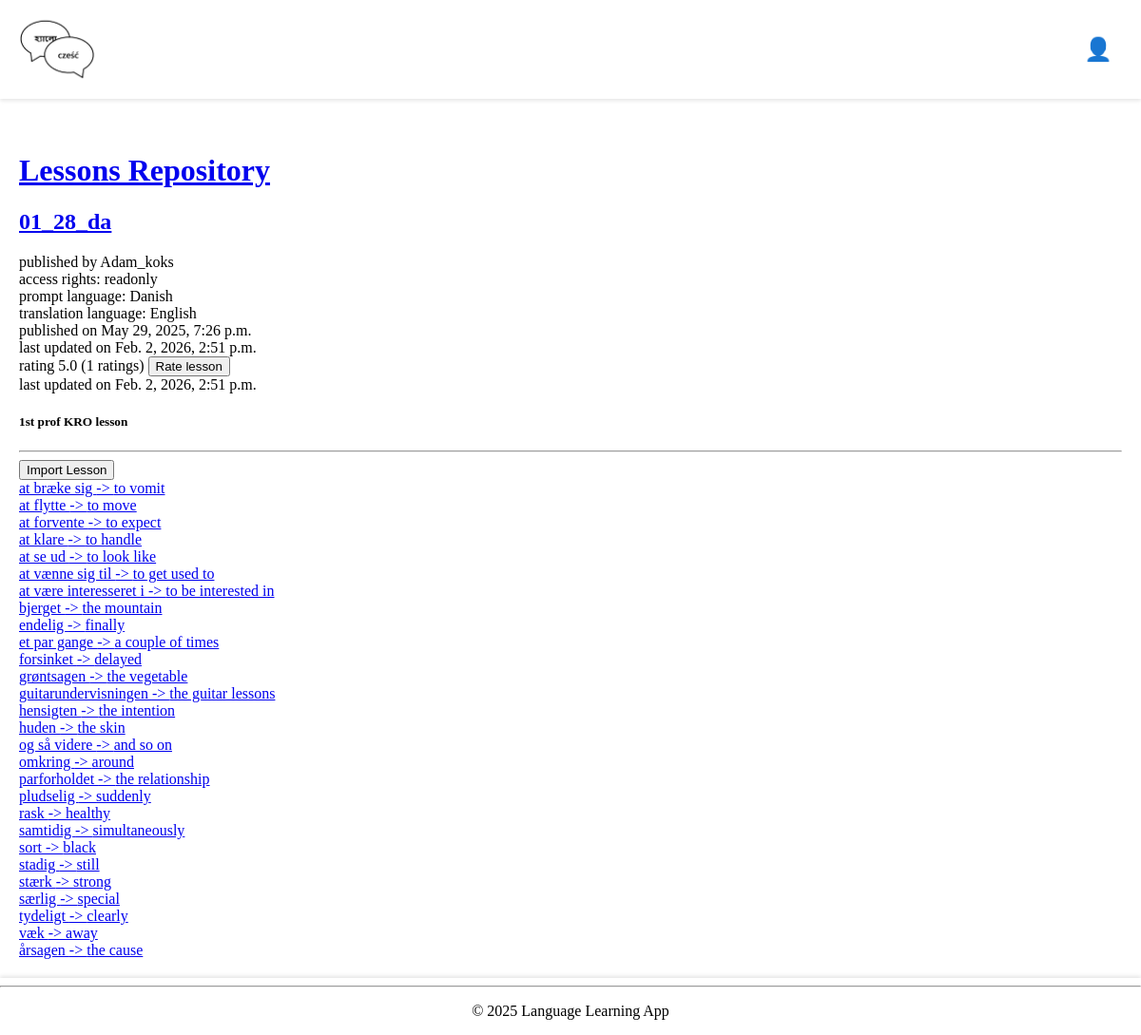
Screenshot of /lessons-repository/55/ (signed in) with the database file from the repository.
### base/models.py (models this page shows, shortened)
class Lesson(models.Model):
    title = models.CharField(max_length=255)
    description = models.TextField(
        blank=True, help_text="Brief description of the lesson."
    )
    prompt_language = models.ForeignKey(
        Language, on_delete=models.CASCADE, related_name="prompt_lessons"
    )
    translation_language = models.ForeignKey(
        Language, on_delete=models.CASCADE, related_name="translation_lessons"
    )
    author = models.ForeignKey(
        User,
        on_delete=models.CASCADE,
        related_name="authored_lessons",
    )
    changes_log = models.TextField(
        blank=True, help_text="Log of changes made to this lesson."
    )
    access_type = models.ForeignKey(AccessType, on_delete=models.PROTECT, default=1)
    original_lesson = models.ForeignKey(
        "self", null=True, blank=True, on_delete=models.SET_NULL
    )
    updated = models.DateTimeField(auto_now=True)
    created = models.DateTimeField(auto_now_add=True)

class UserProfile(models.Model):
    user = models.OneToOneField(User, on_delete=models.CASCADE)
    display_name = models.CharField(max_length=100, blank=True)
    preferred_language = models.CharField(max_length=50, blank=True)
    receive_notifications = models.BooleanField(default=True)
    target_progress = models.PositiveIntegerField(default=3, validators=[MinValueValidator(1)])
    practice_window = models.PositiveIntegerField(default=10, validators=[MinValueValidator(1)])
    allowed_error_margin = models.PositiveIntegerField(default=0, validators=[MinValueValidator(0)])

class AccessType(models.Model):
    ACCESS_CHOICES = [
        ("private", "Private"),
        ("readonly", "Read-Only"),
        ("write", "Writable"),
    ]
    name = models.CharField(max_length=20, choices=ACCESS_CHOICES, unique=True)

class Language(models.Model):
    name = models.CharField(max_length=50, unique=True)

class Word(models.Model):
    lesson = models.ForeignKey(Lesson, on_delete=models.CASCADE, related_name="words")
    prompt = models.CharField(max_length=255)
    translation = models.CharField(max_length=255)
    usage = models.TextField(blank=True)
    prompt_audio = models.FileField(upload_to="audio/prompts/", blank=True, null=True)
    usage_audio = models.FileField(upload_to="audio/usages/", blank=True, null=True)
    hint = models.CharField(max_length=255, blank=True)
    updated = models.DateTimeField(auto_now=True)
    created = models.DateTimeField(auto_now_add=True)

### base/views.py (the view)
@login_required(login_url="login")
def lessonDetails(request, lesson_id):
    lesson = get_object_or_404(
        Lesson.objects.select_related(
            "author", "access_type", "prompt_language", "translation_language"
        ),
        id=lesson_id
    )
    if lesson.access_type.name == "private":
        return HttpResponse("This lesson is not public", status=403)
    user = request.user
    if user.is_authenticated:
        can_import = not UserLesson.objects.filter(user=user, lesson=lesson).exists()
    else:
        can_import = False
    lessonRatings = Rating.objects.filter(lesson=lesson)
    rating_count = lessonRatings.count()
    average_rating = (
        round(lessonRatings.aggregate(Avg("rating"))["rating__avg"], 1)
        if lessonRatings.exists()
        else 0.0
    )
    words = lesson.words.all().order_by(Lower("prompt"))
    context = {
        "lesson": lesson,
        "words": words,
        "can_import": can_import,
        "average_rating": average_rating,
        "rating_count": rating_count,
    }
    return render(request, "base/lesson_details.html", context)

### base/templates/base/lesson_details.html (shortened to what this page needs)
{% extends "main.html" %}
{% block content %}
<h1><a href="{% url 'lessons-repository' %}">Lessons Repository</a></h1>
<h2><a href="{% url 'lesson-details' lesson.id %}">{{ lesson.title }}</a></h2>
published by {{ lesson.author.userprofile.display_name }}
<br>
access rights: {{lesson.access_type.name}}
<br>
prompt language: {{lesson.prompt_language.name}}
<br>
translation language: {{lesson.translation_language.name}}
<br>
published on {{ lesson.created }}
<br>
last updated on {{ lesson.updated }}
<br>
rating {{ average_rating }} ({{ rating_count }} ratings)
<form action="{% url 'rate-lesson' lesson.id %}" method="get" style="display:inline;">
    <button type="submit">Rate lesson</button>
</form>
<br>
last updated on {{ lesson.updated }}
<br>
<h5>{{ lesson.description }}</h5>
<hr>
<div class="lesson-container">
    {% if request.user.is_authenticated %}
        <form action="{% url 'import-lesson' lesson.id %}" method="get">
            <button type="submit" {% if not can_import %}disabled{% endif %}  >Import Lesson</button>
        </form>
    {% endif %}
    {% for word in words %}
        <div>
            <a href="{% url 'word-details' lesson.id word.prompt %}">{{ word.prompt }} -> {{ word.translation }}</a>
        </div>
    {% endfor %}
</div>
{% endblock content %}

### static/styles/main.css (style rules this page uses)
body { background-color: white; margin: 0; padding: 0; }

### rows the page displays
Lesson: title "01_28_da", author.userprofile.display_name "Adam_koks", access_type.name "readonly", prompt_language.name "Danish", translation_language.name "English", created "May 29, 2025, 7:26 p.m.", updated "Feb. 2, 2026, 2:51 p.m.", description "1st prof KRO lesson"
Word: prompt "at bræke sig", translation "to vomit"
Word: prompt "at flytte", translation "to move"
Word: prompt "at forvente", translation "to expect"
Word: prompt "at klare", translation "to handle"
Word: prompt "at se ud", translation "to look like"
Word: prompt "at vænne sig til", translation "to get used to"
Word: prompt "at være interesseret i", translation "to be interested in"
Word: prompt "bjerget", translation "the mountain"
Word: prompt "endelig", translation "finally"
Word: prompt "et par gange", translation "a couple of times"
Word: prompt "forsinket", translation "delayed"
Word: prompt "grøntsagen", translation "the vegetable"
Word: prompt "guitarundervisningen", translation "the guitar lessons"
Word: prompt "hensigten", translation "the intention"
Word: prompt "huden", translation "the skin"
Word: prompt "og så videre", translation "and so on"
Word: prompt "omkring", translation "around"
Word: prompt "parforholdet", translation "the relationship"
Word: prompt "pludselig", translation "suddenly"
Word: prompt "rask", translation "healthy"
Word: prompt "samtidig", translation "simultaneously"
Word: prompt "sort", translation "black"
Word: prompt "stadig", translation "still"
Word: prompt "stærk", translation "strong"
Word: prompt "særlig", translation "special"
Word: prompt "tydeligt", translation "clearly"
Word: prompt "væk", translation "away"
Word: prompt "årsagen", translation "the cause"

### other values shown
{{ average_rating }} "5.0"
{{ rating_count }} "1"
